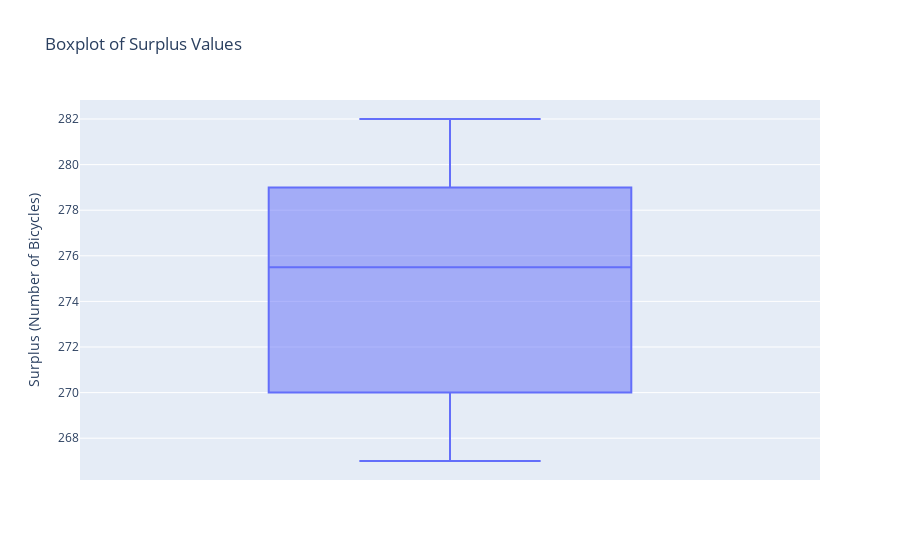

The cell this chart's notebook holds for it:
### Code cell
fig_surplus_box = px.box(df_categories, y="Surplus",
                         title="Boxplot of Surplus Values",
                         labels={"Surplus": "Surplus (Number of Bicycles)"})
fig_surplus_box.show()

### Figure 1 — Plotly figure (JSON) as saved in the notebook; plotly's stock layout.template omitted (floating-point values rounded to 4 significant figures)
{"data": [{"alignmentgroup": "True", "hovertemplate": "Surplus (Number of Bicycles)=%{y}<extra></extra>", "legendgroup": "", "marker": {"color": "#636efa"}, "name": "", "notched": false, "offsetgroup": "", "orientation": "v", "showlegend": false, "type": "box", "x0": " ", "xaxis": "x", "y": [272, 270, 279, 267, 282, 279], "y0": " ", "yaxis": "y"}], "layout": {"boxmode": "group", "legend": {"tracegroupgap": 0}, "title": {"text": "Boxplot of Surplus Values"}, "xaxis": {"anchor": "y", "domain": [0, 1]}, "yaxis": {"anchor": "x", "domain": [0, 1], "title": {"text": "Surplus (Number of Bicycles)"}}}}
